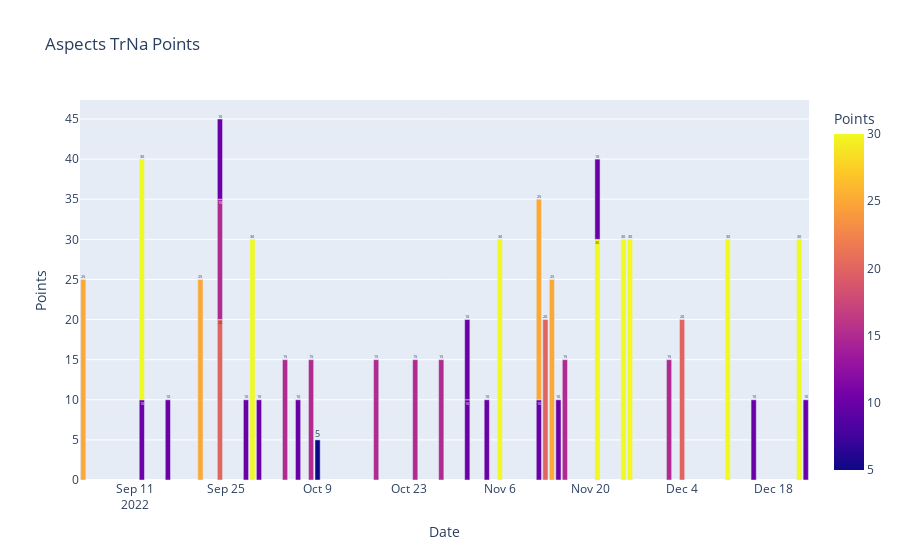

The notebook cell saved with this chart:
### Code cell
fig = px.bar(x_hi, x="Date", y="Points", color="Points", text="Points", title="Aspects TrNa Points")
fig.show()

### Figure 1 — Plotly figure (JSON) as saved in the notebook; plotly's stock layout.template omitted (floating-point values rounded to 4 significant figures)
{"data": [{"alignmentgroup": "True", "hovertemplate": "Date=%{x}<br>Points=%{marker.color}<extra></extra>", "legendgroup": "", "marker": {"color": [25, 10, 30, 10, 25, 20, 15, 10, 10, 30, 10, 15, 10, 15, 5, 15, 15, 15, 10, 10, 10, 30, 10, 25, 20, 25, 10, 15, 30, 10, 30, 30, 15, 20, 30, 10, 30, 10], "coloraxis": "coloraxis", "pattern": {"shape": ""}}, "name": "", "offsetgroup": "", "orientation": "v", "showlegend": false, "text": [25, 10, 30, 10, 25, 20, 15, 10, 10, 30, 10, 15, 10, 15, 5, 15, 15, 15, 10, 10, 10, 30, 10, 25, 20, 25, 10, 15, 30, 10, 30, 30, 15, 20, 30, 10, 30, 10], "textposition": "auto", "type": "bar", "x": ["2022-09-03T00:00:00", "2022-09-12T00:00:00", "2022-09-12T00:00:00", "2022-09-16T00:00:00", "2022-09-21T00:00:00", "2022-09-24T00:00:00", "2022-09-24T00:00:00", "2022-09-24T00:00:00", "2022-09-28T00:00:00", "2022-09-29T00:00:00", "2022-09-30T00:00:00", "2022-10-04T00:00:00", "2022-10-06T00:00:00", "2022-10-08T00:00:00", "2022-10-09T00:00:00", "2022-10-18T00:00:00", "2022-10-24T00:00:00", "2022-10-28T00:00:00", "2022-11-01T00:00:00", "2022-11-01T00:00:00", "2022-11-04T00:00:00", "2022-11-06T00:00:00", "2022-11-12T00:00:00", "2022-11-12T00:00:00", "2022-11-13T00:00:00", "2022-11-14T00:00:00", "2022-11-15T00:00:00", "2022-11-16T00:00:00", "2022-11-21T00:00:00", "2022-11-21T00:00:00", "2022-11-25T00:00:00", "2022-11-26T00:00:00", "2022-12-02T00:00:00", "2022-12-04T00:00:00", "2022-12-11T00:00:00", "2022-12-15T00:00:00", "2022-12-22T00:00:00", "2022-12-23T00:00:00"], "xaxis": "x", "y": [25, 10, 30, 10, 25, 20, 15, 10, 10, 30, 10, 15, 10, 15, 5, 15, 15, 15, 10, 10, 10, 30, 10, 25, 20, 25, 10, 15, 30, 10, 30, 30, 15, 20, 30, 10, 30, 10], "yaxis": "y"}], "layout": {"barmode": "relative", "coloraxis": {"colorbar": {"title": {"text": "Points"}}, "colorscale": [[0, "#0d0887"], [0.1111, "#46039f"], [0.2222, "#7201a8"], [0.3333, "#9c179e"], [0.4444, "#bd3786"], [0.5556, "#d8576b"], [0.6667, "#ed7953"], [0.7778, "#fb9f3a"], [0.8889, "#fdca26"], [1, "#f0f921"]]}, "legend": {"tracegroupgap": 0}, "title": {"text": "Aspects TrNa Points"}, "xaxis": {"anchor": "y", "domain": [0, 1], "title": {"text": "Date"}}, "yaxis": {"anchor": "x", "domain": [0, 1], "title": {"text": "Points"}}}}
